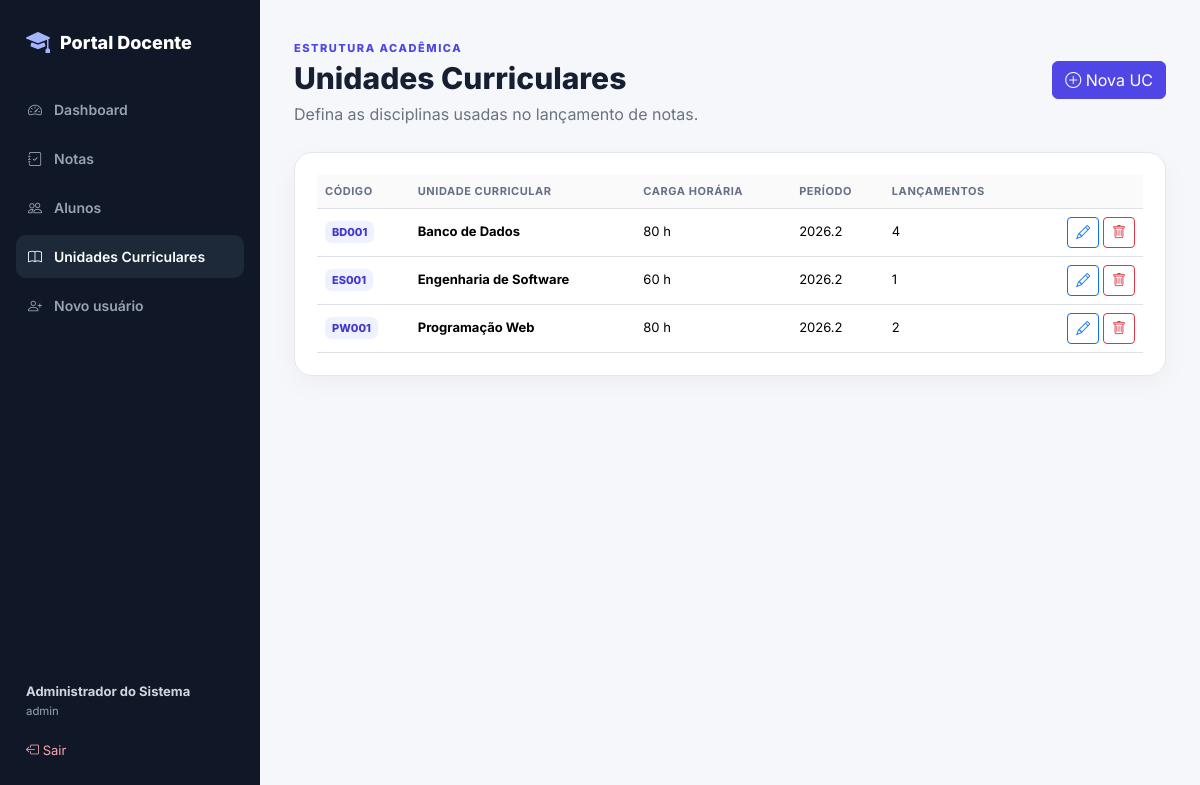
Page /View/ucs.php (signed in) on the committed database.
### tables this page shows
CREATE TABLE unidades_curriculares (
    id INT UNSIGNED AUTO_INCREMENT PRIMARY KEY,
    codigo VARCHAR(20) NOT NULL UNIQUE,
    nome VARCHAR(120) NOT NULL,
    carga_horaria SMALLINT UNSIGNED NOT NULL DEFAULT 40,
    periodo VARCHAR(20) NULL,
    criado_em TIMESTAMP NOT NULL DEFAULT CURRENT_TIMESTAMP
);

### Model/Connection.php (called while the page is built, shortened)
<?php
class Connection
{
    private static ?PDO $instance = null;
    public static function getInstance(): PDO
    {
        if (self::$instance === null) {
            try {
                self::$instance = new PDO(
                    'mysql:host=' . DB_HOST . ';port=' . DB_PORT . ';dbname=' . DB_NAME . ';charset=utf8mb4',
                    DB_USER,
                    DB_PASSWORD,
                    [
                        PDO::ATTR_ERRMODE => PDO::ERRMODE_EXCEPTION,
                        PDO::ATTR_DEFAULT_FETCH_MODE => PDO::FETCH_ASSOC,
                        PDO::ATTR_EMULATE_PREPARES => false,
                    ]
                );
            } catch (PDOException $e) {
                die('Não foi possível conectar ao MySQL. Verifique Config/configuration.php e se o MySQL do XAMPP está iniciado.');
            }
        }
        return self::$instance;
    }
}

### Controller/UnidadeCurricularController.php (called while the page is built, shortened)
<?php
class UnidadeCurricularController
{
    private UnidadeCurricular $model;
    public function __construct() { $this->model = new UnidadeCurricular(); }
    public function listar(): array { return $this->model->listar(); }
}

### Model/UnidadeCurricular.php (called while the page is built, shortened)
<?php
class UnidadeCurricular
{
    private PDO $db;
    public function __construct()
    {
        $this->db = Connection::getInstance();
    }
    public function listar(): array
    {
        return $this->db->query(
            'SELECT u.*, COUNT(n.id) AS total_lancamentos
             FROM unidades_curriculares u
             LEFT JOIN notas n ON n.uc_id = u.id
             GROUP BY u.id
             ORDER BY u.nome'
        )->fetchAll();
    }
}

### bootstrap.php (called while the page is built, shortened)
<?php
function e(mixed $value): string
{
    return htmlspecialchars((string)$value, ENT_QUOTES, 'UTF-8');
}

### View/ucs.php (the view, shortened to what this page needs)
<?php
require_once __DIR__ . '/../bootstrap.php';
$ucs = (new UnidadeCurricularController())->listar();
require __DIR__ . '/_header.php';
?>
<div class="page-header"><div><span class="eyebrow">ESTRUTURA ACADÊMICA</span><h1>Unidades Curriculares</h1><p>Defina as disciplinas usadas no lançamento de notas.</p></div><a href="uc_form.php" class="btn btn-primary"><i class="bi bi-plus-circle"></i> Nova UC</a></div>
<div class="panel table-responsive"><table class="table align-middle">
<thead><tr><th>Código</th><th>Unidade curricular</th><th>Carga horária</th><th>Período</th><th>Lançamentos</th><th></th></tr></thead>
<tbody>
<?php foreach ($ucs as $u): ?>
<tr><td><span class="uc-badge"><?= e($u['codigo']) ?></span></td><td><strong><?= e($u['nome']) ?></strong></td><td><?= e($u['carga_horaria']) ?> h</td><td><?= e($u['periodo']) ?></td><td><?= e($u['total_lancamentos']) ?></td><td class="text-end"><a href="uc_form.php?id=<?= $u['id'] ?>" class="btn btn-sm btn-outline-primary"><i class="bi bi-pencil"></i></a>
<form method="post" class="d-inline" onsubmit="return confirm('Excluir esta UC?');"><button class="btn btn-sm btn-outline-danger"><i class="bi bi-trash"></i></button></form></td></tr>
<?php endforeach; ?>
</tbody></table></div>
<?php require __DIR__ . '/_footer.php'; ?>

### templates/css/app.css (style rules this page uses)
:root { --primary:#4f46e5;--primary-dark:#3730a3;--bg:#f5f7fb;--surface:#fff;--text:#172033; --muted:#6b7280;--border:#e5e7eb;--sidebar:#101828;--sidebar-muted:#98a2b3; }
* { box-sizing:border-box }
body { margin:0;font-family:Inter,system-ui,sans-serif;background:var(--bg);color:var(--text) }
a { text-decoration:none }
.page-header { display:flex;justify-content:space-between;gap:20px;align-items:center;margin-bottom:26px }
.page-header h1 { font-size:30px;font-weight:800;margin:2px 0 6px }
.page-header p { margin:0;color:var(--muted) }
.eyebrow { font-size:11px;letter-spacing:.14em;font-weight:800;color:var(--primary) }
.btn-primary { background:var(--primary);border-color:var(--primary) }
.panel { background:var(--surface);border:1px solid var(--border);border-radius:18px;padding:22px;box-shadow:0 8px 28px rgba(15,23,42,.04) }
.table { margin-bottom:0 }
.table th { font-size:11px;text-transform:uppercase;letter-spacing:.05em;color:#667085;background:#fafafa;white-space:nowrap }
.table td { font-size:13px }
.uc-badge { background:#eef2ff;color:#4338ca;padding:4px 7px;border-radius:7px;font-size:11px;font-weight:800 }

### rows in the picture
unidades_curriculares: codigo "BD001", nome "Banco de Dados", carga_horaria "80", periodo "2026.2", total_lancamentos "4"
unidades_curriculares: codigo "ES001", nome "Engenharia de Software", carga_horaria "60", periodo "2026.2", total_lancamentos "1"
unidades_curriculares: codigo "PW001", nome "Programação Web", carga_horaria "80", periodo "2026.2", total_lancamentos "2"

### other values in the picture
$_SESSION['usuario_nome'] "Administrador do Sistema"
$_SESSION['usuario_tipo'] "admin"
